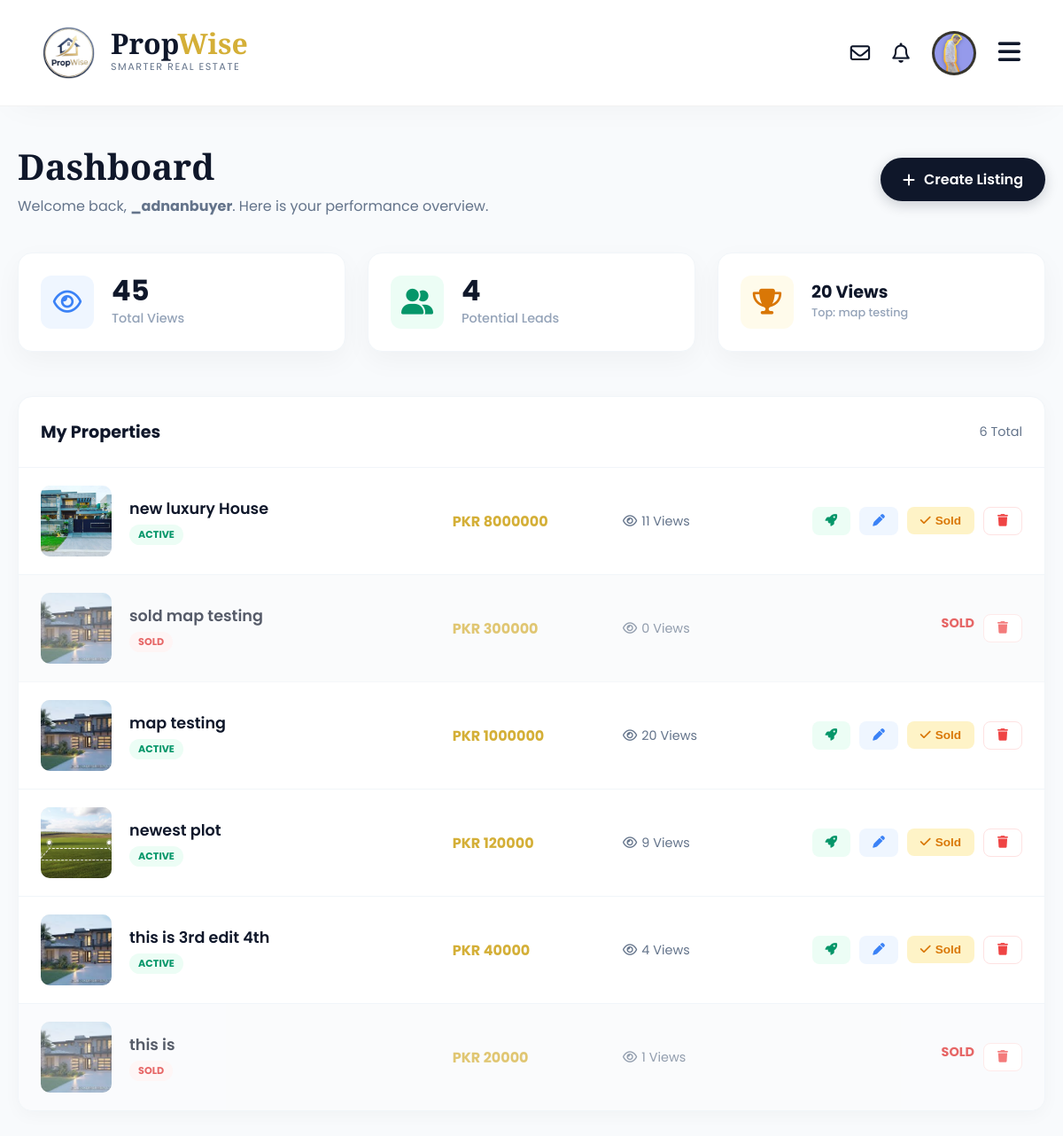
The app's page /listings/dashboard/ (signed in), older data.
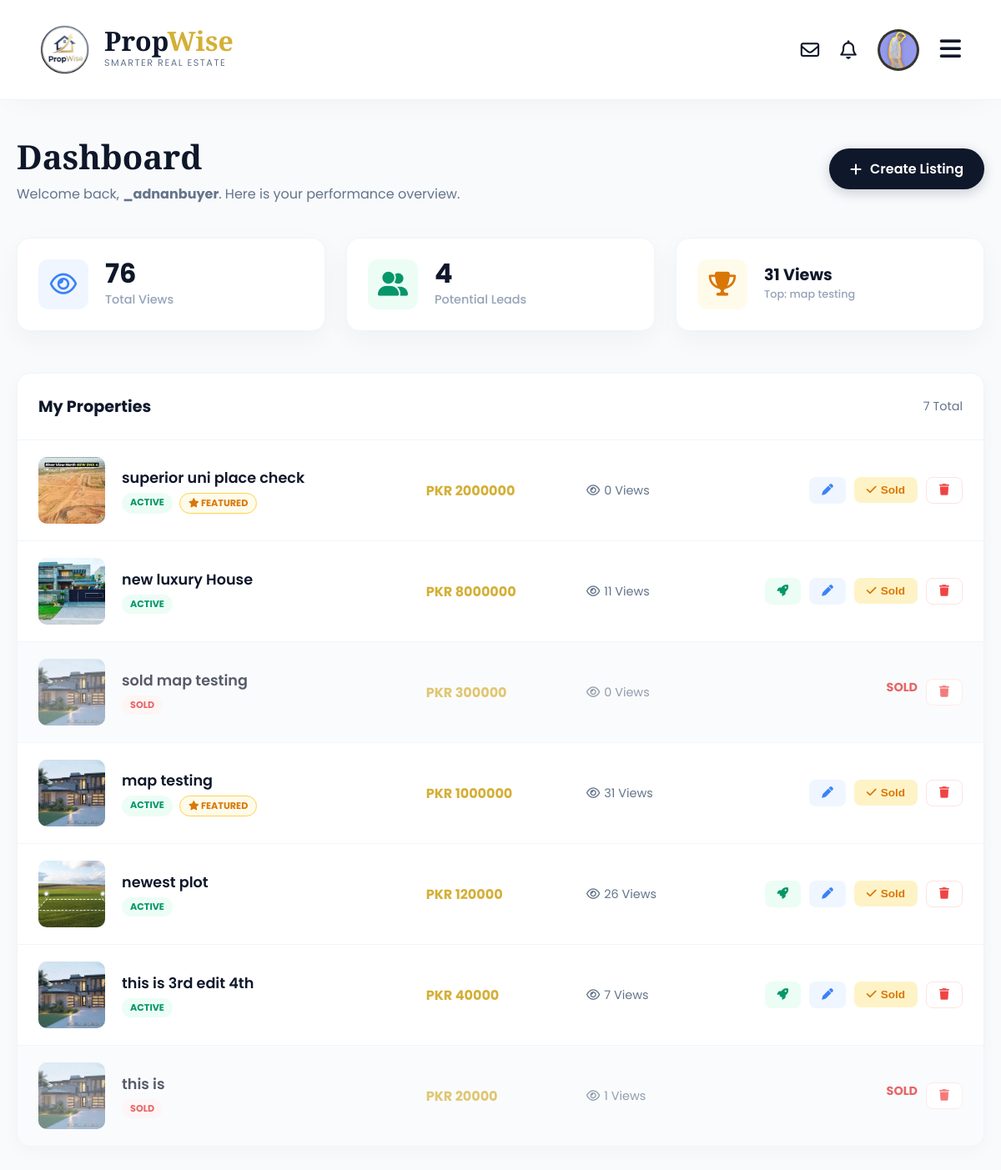
The same page, newer data.
### accounts/models.py (models this page shows, shortened)
class User(AbstractUser):
    is_agent = models.BooleanField('Is agent', default=False)
    is_buyer = models.BooleanField('Is buyer', default=True) # By default, users are buyers
    phone_number = models.CharField(max_length=20, blank=True)
    profile_picture = models.ImageField(upload_to='profile_pics/', blank=True, null=True)
    favorites = models.ManyToManyField(
        Property,
        related_name="favorited_by",
        blank=True
    )

### properties/models.py (models this page shows, shortened)
class Property(models.Model):
    title = models.CharField(max_length=255)
    description = models.TextField()
    price = models.BigIntegerField()
    area = models.ForeignKey(
        Area,
        on_delete=models.SET_NULL,
        null=True,
        related_name="properties"
    )
    latitude = models.DecimalField(
        max_digits=9,
        decimal_places=6,
        null=True,
        blank=True,
        help_text="Exact latitude of the property (e.g., 31.470510)"
    )
    longitude = models.DecimalField(
        max_digits=9,
        decimal_places=6,
        null=True,
        blank=True,
        help_text="Exact longitude of the property (e.g., 74.394170)"
    )
    purpose = models.CharField(max_length=10, choices=PropertyPurpose.choices)
    property_type = models.CharField(max_length=20, choices=PropertyType.choices)
    bedrooms = models.PositiveSmallIntegerField(null=True, blank=True)
    bathrooms = models.PositiveSmallIntegerField(null=True, blank=True)
    area_size = models.DecimalField(max_digits=10, decimal_places=2)
    area_unit = models.CharField(max_length=10, choices=AreaUnit.choices, default=AreaUnit.MARLA)
    agent = models.ForeignKey(settings.AUTH_USER_MODEL, on_delete=models.CASCADE, related_name="properties")
    created_at = models.DateTimeField(auto_now_add=True)
    updated_at = models.DateTimeField(auto_now=True)
    main_image = models.ImageField(upload_to='properties/main_images/', null=True, blank=True)
    is_verified = models.BooleanField(
        default=False,
        help_text="Mark this listing as verified by the admin (e.g., checked for accuracy)."
    )
    is_featured = models.BooleanField(
        default=False,
        help_text="Mark this listing as 'Featured' to show it at the top."
    )
    featured_until = models.DateTimeField(
        null=True,
        blank=True,
        help_text="When this listing should stop being featured (e.g., 7 days from now)."
    )
    status = models.CharField(
        max_length=10,
        choices=PropertyStatus.choices,
        default=PropertyStatus.ACTIVE,
        help_text="The current status of the listing (e.g., Active, Sold)."
    )
    sold_date = models.DateTimeField(
        null=True,
        blank=True,
        help_text="The date and time this property was marked as sold."
    )
    video_url = models.URLField(
        max_length=500,
        null=True,
        blank=True,
        help_text="A link to a YouTube or Vimeo video walkthrough (e.g., https://www.youtube.com/watch?v=...)"
    )

### properties/views.py (the view)
# urls.py: path('dashboard/', views.agent_dashboard, name='agent_dashboard'),
@login_required(login_url='login')
def agent_dashboard(request):
    now = timezone.now()
    my_properties_qs = Property.objects.filter(agent=request.user)
    my_properties = my_properties_qs.annotate(
        is_featured_live=Case(
            When(is_featured=True, featured_until__gte=now, then=True),
            default=False,
            output_field=BooleanField()
        ),
        view_count=Count('views')
    ).order_by('-created_at')
    total_views = my_properties.aggregate(total=Sum('view_count'))['total'] or 0
    total_leads = Lead.objects.filter(agent=request.user).count()
    top_performer = my_properties.order_by('-view_count').first()
    paginator = Paginator(my_properties, 10) # Show 10 listings per page
    page_number = request.GET.get('page')
    page_obj = paginator.get_page(page_number)
    context = {
        'page_obj': page_obj,
        'total_views': total_views,
        'total_leads': total_leads,
        'top_performer': top_performer,
    }
    return render(request, 'properties/agent_dashboard.html', context)

### accounts/context_processors.py (called while the page is built)
def notifications(request):
    if request.user.is_authenticated:
        unread_notifs = Notification.objects.filter(
            recipient=request.user,
            is_read=False
        )
        return {
            'notification_count': unread_notifs.count(),
            'notification_list': unread_notifs[:5] # Only show the top 5 in the dropdown
        }
    return {}

### properties/templates/properties/agent_dashboard.html (shortened to what this page needs)
{% extends 'base.html' %}
{% load static %}
{% block content %}
<div class="dashboard-container">
    <div class="dash-header">
        <div>
            <h1 class="dash-title">Dashboard</h1>
            <p class="dash-subtitle">Welcome back, <strong>{{ user.username }}</strong>. Here is your performance overview.</p>
        </div>
        <a href="{% url 'property_create' %}" class="btn-add-new">
            <i class="fa-solid fa-plus"></i> Create Listing
        </a>
    </div>
    <div class="stats-grid">
        <div class="stat-card">
            <div class="stat-icon" style="background:#eff6ff; color:#3b82f6;">
                <i class="fa-regular fa-eye"></i>
            </div>
            <div class="stat-info">
                <h3>{{ total_views }}</h3>
                <p>Total Views</p>
            </div>
        </div>
        <div class="stat-card">
            <div class="stat-icon" style="background:#ecfdf5; color:#059669;">
                <i class="fa-solid fa-user-group"></i>
            </div>
            <div class="stat-info">
                <h3>{{ total_leads }}</h3>
                <p>Potential Leads</p>
            </div>
        </div>
        <div class="stat-card">
            <div class="stat-icon" style="background:#fffbeb; color:#d97706;">
                <i class="fa-solid fa-trophy"></i>
            </div>
            <div class="stat-info">
                {% if top_performer %}
                    <h3 style="font-size:1.2rem; margin-bottom:5px;">{{ top_performer.view_count }} Views</h3>
                    <p style="font-size:0.8rem;">Top: <a href="{% url 'property_detail' pk=top_performer.pk %}" style="color:inherit;">{{ top_performer.title|truncatechars:15 }}</a></p>
                {% else %}
                    <h3>-</h3>
                    <p>No data yet</p>
                {% endif %}
            </div>
        </div>
    </div>
    <div class="panel">
        <div class="panel-header">
            <div class="panel-title">My Properties</div>
            <div style="font-size:0.9rem; color:#64748b;">{{ page_obj.paginator.count }} Total</div>
        </div>
        {% for prop in page_obj %}
        <div class="listing-row {% if prop.status == 'sold' %}sold{% endif %}">
            {% if prop.main_image %}
                <img src="{{ prop.main_image.url }}" alt="" class="listing-img">
            {% else %}
                <div class="listing-img" style="display:flex; align-items:center; justify-content:center; color:#ccc;"><i class="fa-solid fa-image"></i></div>
            {% endif %}
            <div class="listing-info">
                <h4><a href="{% url 'property_detail' pk=prop.pk %}">{{ prop.title }}</a></h4>
                <div class="listing-badges">
                    {% if prop.status == 'active' %}
                        <span class="badge-status bg-active">Active</span>
                    {% elif prop.status == 'sold' %}
                        <span class="badge-status bg-sold">Sold</span>
                    {% else %}
                        <span class="badge-status">{{ prop.status }}</span>
                    {% endif %}
                    {% if prop.is_featured_live %}
                        <span class="badge-status bg-featured"><i class="fa-solid fa-star"></i> Featured</span>
                    {% endif %}
                </div>
            </div>
            <div class="listing-price">PKR {{ prop.price }}</div>
            <div class="listing-stats">
                <i class="fa-regular fa-eye"></i> {{ prop.view_count }} Views
            </div>
            <div class="listing-actions">
                {% if prop.status == 'active' %}
                    {% if not prop.is_featured_live %}
                        <a href="{% url 'boost_listing_info' %}" class="btn-action btn-boost" title="Boost Listing"><i class="fa-solid fa-rocket"></i></a>
                    {% endif %}
                    <a href="{% url 'property_update' pk=prop.pk %}" class="btn-action btn-edit" title="Edit"><i class="fa-solid fa-pen"></i></a>
                    <form action="{% url 'mark_as_sold' pk=prop.pk %}" method="POST" style="margin:0;" onsubmit="return confirm('Are you sure this property is sold?');">
                        <button type="submit" class="btn-action btn-sold" title="Mark as Sold"><i class="fa-solid fa-check"></i> Sold</button>
                    </form>
                    <a href="{% url 'property_delete' pk=prop.pk %}" class="btn-action btn-delete" title="Delete"><i class="fa-solid fa-trash"></i></a>
                {% else %}
                    <span style="font-weight:bold; color:#dc2626; font-size:0.9rem;">SOLD</span>
                    <a href="{% url 'property_delete' pk=prop.pk %}" class="btn-action btn-delete" title="Delete"><i class="fa-solid fa-trash"></i></a>
                {% endif %}
            </div>
        </div>
        {% endfor %}
    </div>
</div>
{% endblock %}

### templates/base.html (shortened to what this page needs)
{% load static %}
<!DOCTYPE html>
<html lang="en">
<head>
    <link rel="stylesheet" href="https://cdnjs.cloudflare.com/ajax/libs/font-awesome/6.4.0/css/all.min.css">
</head>
<body>
    <nav class="navbar">
        <a href="{% url 'homepage' %}" class="nav-brand">
            <img src="{% static 'images/logo.png' %}" alt="PropWise">
            <div class="brand-text-col">
                <div class="brand-main">Prop<span>Wise</span></div>
                <div class="brand-tagline">Smarter Real Estate</div>
            </div>
        </a>
        <div class="nav-right">
            {% if user.is_authenticated %}
                <a href="{% url 'chat_inbox' %}" class="nav-icon" title="Messages">
                    <i class="fa-regular fa-envelope"></i>
                </a>
                <div class="nav-icon" onclick="toggleID('notif-drop')" title="Notifications">
                    <i class="fa-regular fa-bell"></i>
                </div>
                <div class="user-menu-container">
                    <div class="user-avatar" onclick="toggleID('user-drop')">
                        {% if user.profile_picture %}
                            <img src="{{ user.profile_picture.url }}" alt="{{ user.username }}">
                        {% else %}
                            <i class="fa-regular fa-user"></i>
                        {% endif %}
                    </div>
                </div>
            {% else %}
                <a href="{% url 'login' %}" class="nav-link">Log In</a>
                <a href="{% url 'signup' %}" class="btn-create">Sign Up</a>
            {% endif %}
            <div class="hamburger" onclick="toggleID('mobile-menu')">
                <i class="fa-solid fa-bars"></i>
            </div>
        </div>
    </nav>
    {% block content %}
    {% endblock %}
</body>
</html>

### templates/base.html (style rules this page uses)
:root { --pw-navy: #0F172A; --pw-gold: #D4AF37; --pw-gold-hover: #B5952F; --pw-gold-glow: rgba(212, 175, 55, 0.5); --pw-bg: #ffffff; --pw-text-body: #334155; --pw-light-gray: #F8FAFC; }
* { margin: 0; padding: 0; box-sizing: border-box; }
body { font-family: 'Poppins', sans-serif; background-color: var(--pw-light-gray); color: var(--pw-text-body); padding-top: 120px; overflow-x: hidden; }
a { text-decoration: none; color: inherit; transition: all 0.3s ease; }
.navbar { position: fixed; top: 0; left: 0; width: 100%; height: 120px; background: #ffffff; display: flex; align-items: center; justify-content: space-between; padding: 0 4%; z-index: 1000; border-bottom: 1px solid rgba(0,0,0,0.05); box-shadow: 0 10px 40px -15px rgba(0,0,0,0.05); animation: slideDown 0.5s ease-out; }
.nav-brand { display: flex; align-items: center; gap: 18px; text-decoration: none; }
.nav-brand img { height: 85px; width: auto; object-fit: contain; mix-blend-mode: multiply; display: block; transition: transform 0.3s ease; }
.brand-text-col { display: flex; flex-direction: column; justify-content: center; }
.brand-main { font-family: 'Playfair Display', serif; font-size: 2rem; font-weight: 800; color: var(--pw-navy); line-height: 0.9; }
.brand-main span { color: var(--pw-gold); }
.brand-tagline { font-family: 'Poppins', sans-serif; font-size: 0.85rem; color: #64748b; font-weight: 400; letter-spacing: 1.5px; text-transform: uppercase; margin-top: 4px; }
.nav-right { display: flex; align-items: center; gap: 25px; }
.nav-icon { font-size: 1.4rem; color: var(--pw-navy); cursor: pointer; position: relative; transition: 0.3s; }
.user-menu-container { position: relative; }
.user-avatar { width: 50px; height: 50px; background: var(--pw-navy); color: var(--pw-gold); border-radius: 50%; display: flex; align-items: center; justify-content: center; font-weight: 600; font-size: 1.2rem; cursor: pointer; border: 3px solid rgba(212, 175, 55, 0.2); transition: all 0.3s; overflow: hidden; }
.user-avatar img { width: 100%; height: 100%; object-fit: cover; }
.hamburger { display: none; font-size: 1.8rem; cursor: pointer; color: var(--pw-navy); }
@media (max-width: 1200px) { .hamburger { display: block; } }
@media (max-width: 1200px) { .nav-brand img { height: 60px; } }
@media (max-width: 1200px) { .brand-tagline { font-size: 0.7rem; } }

Row changes from the older to the newer data that the page shows:
changed Property "map testing": view_count "20" → "31"; now shows "FEATURED"
added Property: main_image (picture), title "superior uni place check", status "ACTIVE", shows "FEATURED", price "2000000", view_count "0"
computed for Property "newest plot": view_count "9" → "26"
computed for Property "this is 3rd edit 4th": view_count "4" → "7"
Text that changed along with them:
{{ total_views }}: "45" → "76"
{{ page_obj.paginator.count }}: "6" → "7"
